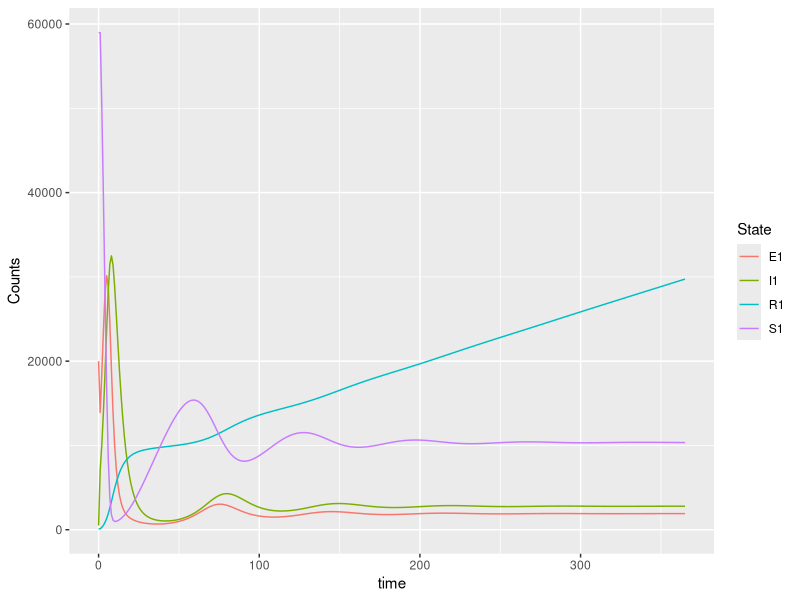
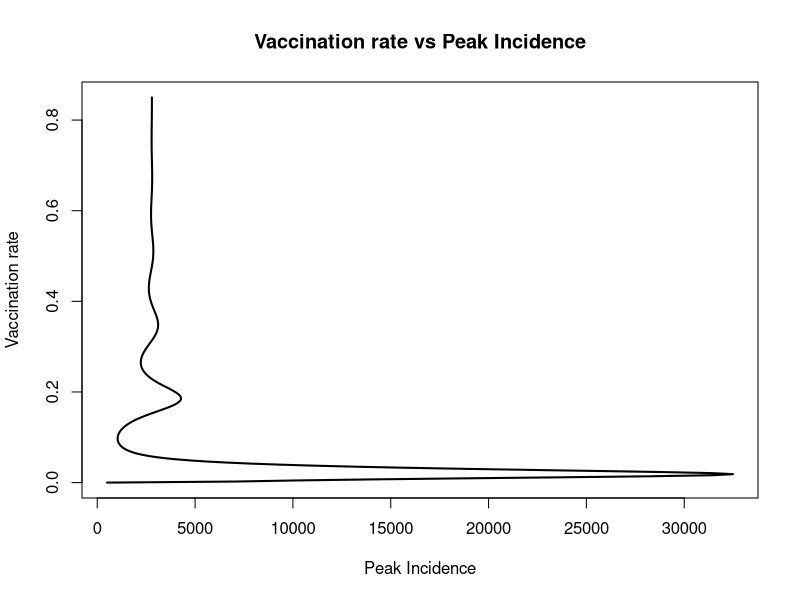
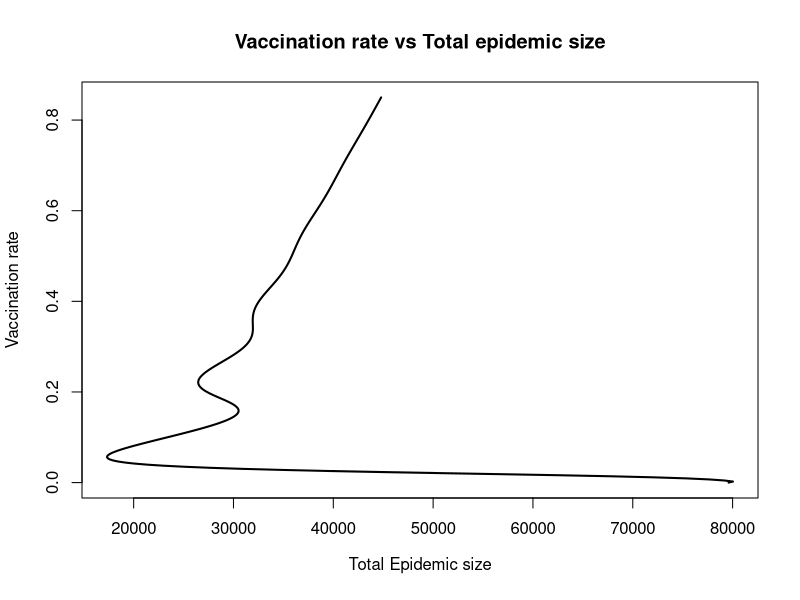
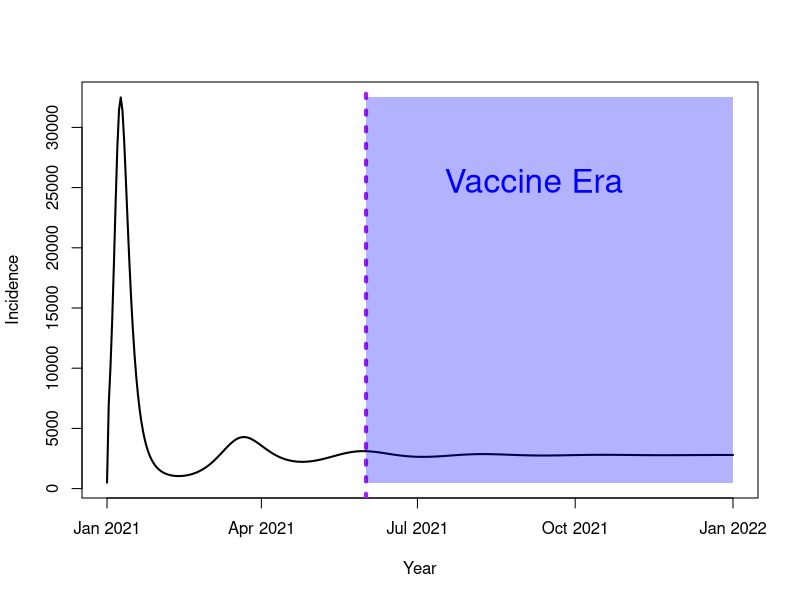

R code for these plots, in order:
# Create a function to calculate the rate of change in each state variable
change.dt <- function(X, Lambda, theta1, sigma1, beta1, c1, alpha1, d1, epsilon1, gamma1, mu1, theta2, sigma2, 
                      beta2, c2, d2, epsilon2, gamma2, mu2){
  S1 <- X[1] ; E1 <- X[2] ; I1 <- X[3] ; R1 <- X[4]
  
  dS1dt <- Lambda*(1 - theta1 *sigma1) - beta1*c1*I1*S1 - (1 - theta2 *sigma2)*alpha1*S1 - d1*S1
  dE1dt <- beta1*c1*I1*S1 - (alpha1 + d1 + epsilon1)*E1
  dI1dt <- epsilon1*E1 - (alpha1 + gamma1)*I1 - (d1 + mu1)*I1
  dR1dt <- gamma1*I1 + (Lambda*theta1 *sigma1) - d1*R1
  
  return(c(dS1dt, dE1dt, dI1dt, dR1dt))
  
}

# A fuction that will update the system at each time step
updateSystm <- function(X, Lambda, theta1, sigma1,beta1, c1, alpha1, d1, epsilon1, gamma1, mu1, theta2, sigma2,
                        beta2, c2, d2, epsilon2, gamma2, mu2, deltaT){
  X <- X + change.dt(X, Lambda, theta1, sigma1, beta1, c1, alpha1, d1, epsilon1, gamma1, mu1, theta2, sigma2, 
                     beta2, c2, d2, epsilon2, gamma2, mu2)*deltaT
  return(X)
}

# How many people are in S, E, I, R and V at time = 0
Systm <- c(59000, 20000, 500, 100, 300)
# Per-capita birth rate
Lambda <- 650
theta1 <- 0
sigma1 <- 0.01
beta1 <- 0.00000167989
c1 <- 13.3
alpha1 <- 0.00385
d1 <- 0.00029
epsilon1 <- 1/3
gamma1 <- 0.024368
mu1 <- 0.2
##################
theta2 <- 1
sigma2 <- 0.95
beta2 <- 0.000000515425
c2 <- 6.02
d2 <- 0.00029
epsilon2 <- 1/3
gamma2 <- 0.024368
mu2 <- 0
# time step
deltaT <- 1
# time period
period <- 365

# Simulations for age group 1
epidemic <- data.frame(time=0, S1=Systm[1], E1=Systm[2], I1=Systm[3], R1=Systm[4])

for(time in seq(from=deltaT, to=period, by=deltaT)){
  
  Systm <- updateSystm(Systm, Lambda, theta1, sigma1,beta1, c1, alpha1, d1, epsilon1, gamma1, mu1, theta2, sigma2, 
                       beta2, c2, d2, epsilon2, gamma2, mu2, deltaT)
  epidemic <- rbind(epidemic, c(time, Systm))
  
}

install.packages("tidyverse")
library(tidyverse)

epi <- epidemic %>%
  pivot_longer(S1:R1, values_to="Counts", names_to="State")

ggplot(epi) + geom_line(aes(x=time, y=Counts, col=State))

###################################################################################################################
install.packages("lubridate")
library(lubridate)

start.date = "20210101"; end.date = "20220101"

Dates <- seq(ymd(start.date), ymd(end.date), by="days")

Datetable1 <- data.frame(Dates)

#Vaccination rates

V1 <- seq(from = 0.0, to = 0.85, le = 366)

EpidemicDate1 <- cbind(Datetable1, epidemic, V1)
colnames(EpidemicDate1)[1] <- "Year"
view(EpidemicDate1)


###################################################################################################################
plot(EpidemicDate1$I1, EpidemicDate1$V1, type = "l", lwd = 2, main = "Vaccination rate vs Peak Incidence",
     xlab = expression(paste("Peak Incidence")),
     ylab = "Vaccination rate")

###################################################################################################################

EpidemicDate1$N = rowSums(EpidemicDate1[,c(3,4,5,6)])

plot(EpidemicDate1$N, EpidemicDate1$V1, type = "l", lwd = 2,  main = "Vaccination rate vs Total epidemic size",
     xlab = expression(paste("Total Epidemic size")),
     ylab = "Vaccination rate")
####################################################################################################################

plot(EpidemicDate1$Year, EpidemicDate1$I1, type = "l", lwd = 2,
     xlab = expression(paste("Year")),
     ylab = "Incidence")
abline(v = EpidemicDate1[152, "Year"], lty = 3, col = "purple", lwd = 4)

rect(xleft = EpidemicDate1[152, "Year"], xright = EpidemicDate1[366, "Year"], ybottom = EpidemicDate1[1, "I1"], 
     ytop =  EpidemicDate1[9, "I1"], 
     border = NA, col = adjustcolor("blue", alpha = 0.3))

text(EpidemicDate1[250, "Year"], EpidemicDate1[12, "I1"], "Vaccine Era", col = "blue", cex = 2)

####################################################################################################################

####################################################################################################################












